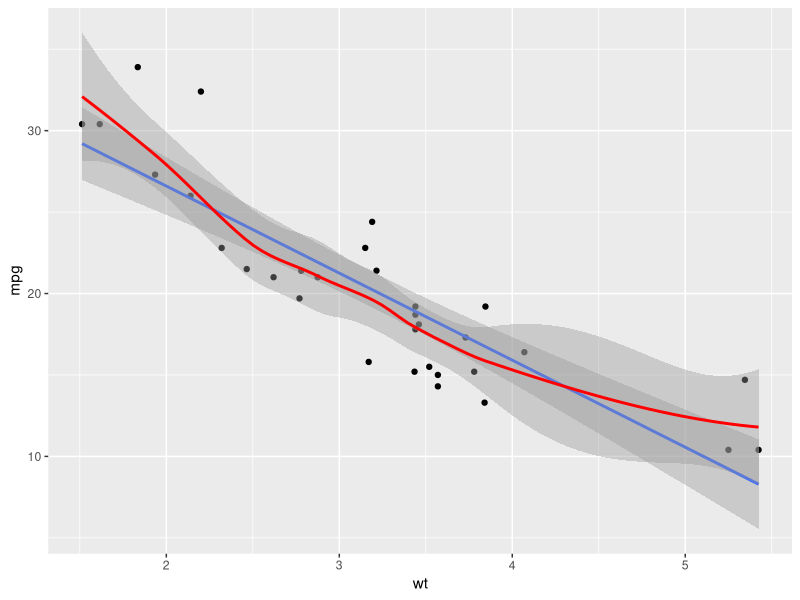
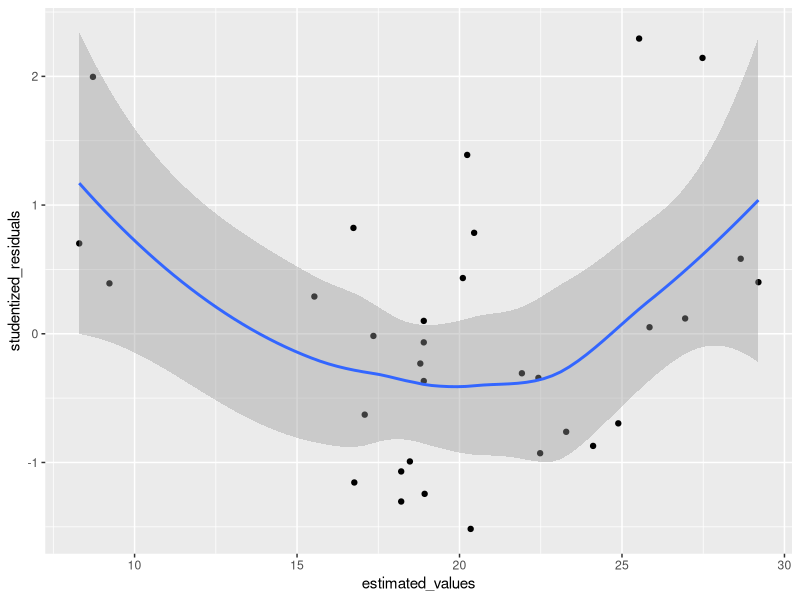
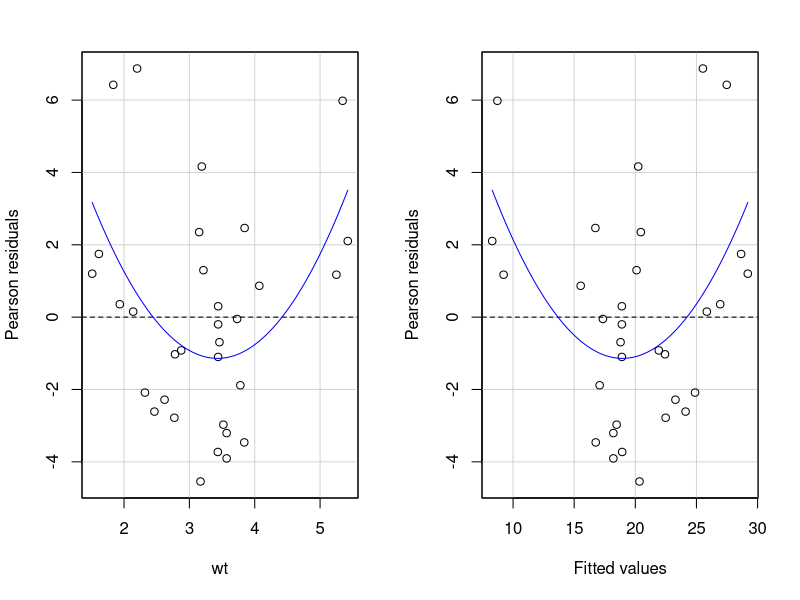
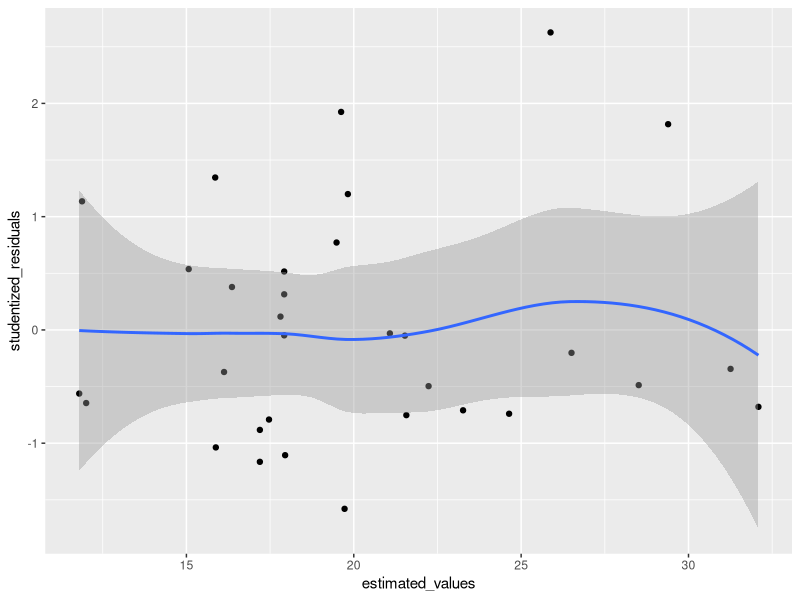

Recreate these plots in R, in order.
## ---- chunk 1
knitr::opts_chunk$set(echo = TRUE,
                      warning = FALSE,
                      message = FALSE)
# Load libraries
library(tidyverse)
library(car)
## ---- chunk 2
mtcars %>% 
  ggplot(aes(wt, mpg)) +
  geom_point() +
  geom_smooth(method = "lm") +
  geom_smooth(color = "red")
## ---- chunk 3
mtcars_lm <- lm(mpg ~ wt, data = mtcars)
mtcars_lm %>% str()
mtcars_lm %>% coefficients()
mtcars_lm %>% residuals()
mtcars_lm %>% fitted()
## ---- chunk 4
estimated_model_data <-  mtcars %>% 
  select(mpg, wt) %>% 
  mutate(
    estimated_values = mtcars_lm %>% fitted(),
    estimated_residuals = mtcars_lm %>% residuals(),
    studentized_residuals = estimated_residuals %>% scale()
  )

estimated_model_data

estimated_model_data %>% 
  ggplot(aes(estimated_values, studentized_residuals)) +
  geom_point() +
  geom_smooth(span = 0.9)

estimated_model_data %>% 
  filter(abs(studentized_residuals) > 2)
## ---- chunk 5
## How good is the model
mtcars_lm %>%
  summary()
mtcars_lm %>% 
  residualPlots()
## ---- chunk 6
## Prediction with the linear model
mtcars_lm %>%
  predict(newdata = tibble(wt = 2))
## ---- chunk 7
predict_cars_lm <- function(x){
  mtcars_lm %>% predict(newdata = tibble(wt = x))
}

predict_cars_lm(5)
mtcars$wt %>% range()
## ---- chunk 8
mtcars_loess <- loess(mpg ~ wt, data = mtcars)
mtcars_loess %>% str()
## ---- chunk 9
mtcars_loess %>% summary()

estimated_model_data <-  mtcars %>% 
  select(mpg, wt) %>% 
  mutate(
    estimated_values = mtcars_loess %>% fitted(),
    estimated_residuals = mtcars_loess %>% residuals(),
    studentized_residuals = estimated_residuals %>% scale()
  )

estimated_model_data

estimated_model_data %>% 
  ggplot(aes(estimated_values, studentized_residuals)) +
  geom_point() +
  geom_smooth(span = 0.9)

estimated_model_data %>% 
  filter(abs(studentized_residuals) > 2)
## ---- chunk 10
predict(mtcars_loess, data.frame(wt = 2))
## ---- chunk 11
predict_cars_loess <- function(x){
  predict(mtcars_loess, data.frame(wt = x))
}

predict_cars_loess(5)
## ---- chunk 12
predict_cars_lm(2)
predict_cars_loess(2)
## ---- chunk 13
predict_cars_lm(3)
predict_cars_loess(3)
## ---- chunk 14
predict_cars_lm(5)
predict_cars_loess(5)
